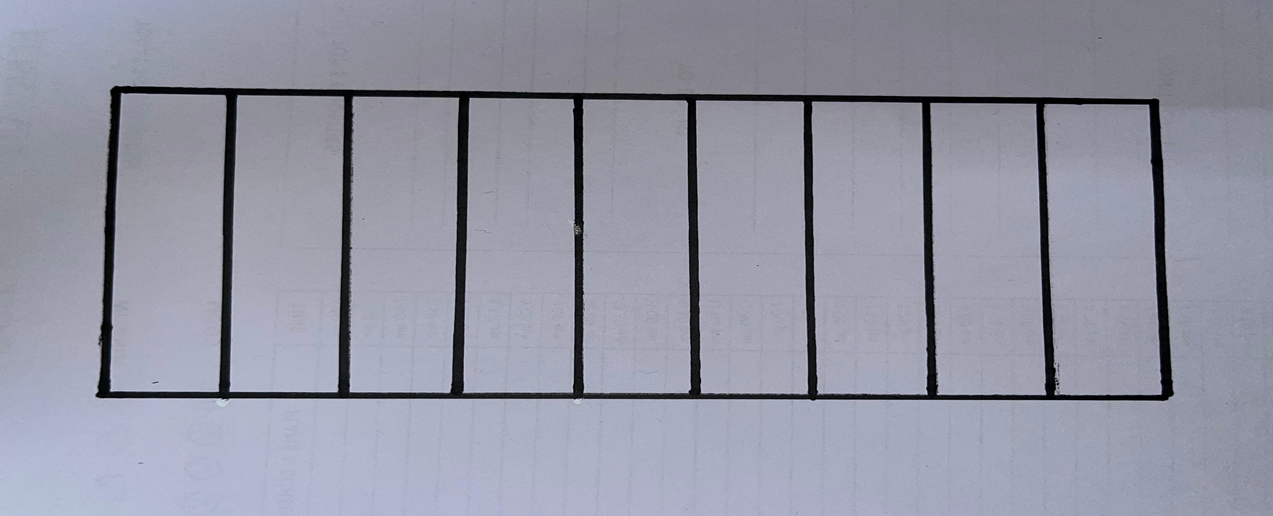
#> input picture TestImg.png, 1273 x 516 px
$ python CornerFinder.py
#> lines starting #> are read from the running program, lines starting #| are printed output that depends on the picture; after the words box and inside, x2 and y2 are one past the last pixel; in counts of white or black regions, pixels touching at a corner belong together
#> in main, image is the input picture: shape (516, 1273, 3); mean B, G, R 163.2, 148.7, 146.6
# [47 lines of commented-out code are left out]

import cv2
import numpy as np

# Global variable to store corner positions
fixed_corners = []
tiles = {}

def detect_and_label_corners(image):
    global fixed_corners

    # Convert the image to grayscale
    gray = cv2.cvtColor(image, cv2.COLOR_BGR2GRAY)
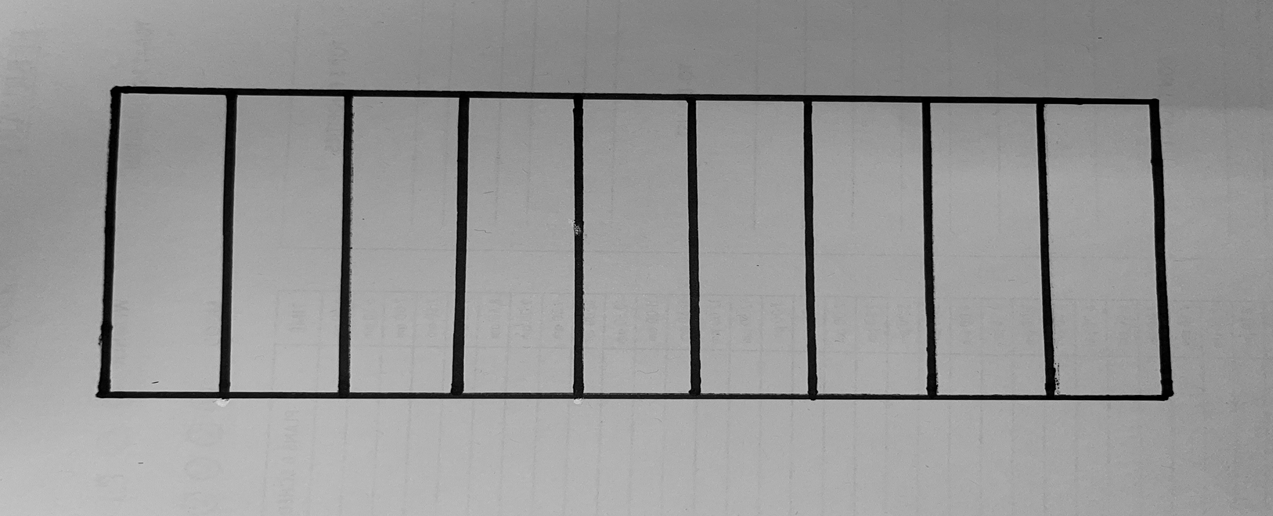
#> gray: shape (516, 1273); min 0, max 223, mean 149.7

    # Detect corners using Shi-Tomasi corner detection
    corners = cv2.goodFeaturesToTrack(gray, maxCorners=20, qualityLevel=0.01, minDistance=15)
#> corners = 20 rows, first 8: [463, 392], [926, 393], [350, 391], [584, 392], [230, 390], [122, 94], [458, 98], [1055, 394]

    # If no corners are found, return the original image
    if corners is None:
        return image

    # Convert corners to integers
    corners = np.int0(corners)

    # Sort corners by x-coordinate
    corners = sorted(corners, key=lambda x: x[0][0])
#> corners = [[[110, 390]], [[122, 94]], [[230, 390]], [[238, 95]], [[343, 97]], [[350, 391]], [[458, 98]], [[463, 392]], [[572, 100]], [[584, 392]], [[687, 392]], [[696, 101]], [[812, 102]], [[818, 393]], [[921, 103]], [[926, 393]], [[1035, 104]], [[1055, 394]], [[1148, 105]], [[1160, 393]]]

    # Store fixed corner positions
    fixed_corners = [corner.ravel() for corner in corners]
#> fixed_corners = [[110, 390], [122, 94], [230, 390], [238, 95], [343, 97], [350, 391], [458, 98], [463, 392], [572, 100], [584, 392], [687, 392], [696, 101], [812, 102], [818, 393], [921, 103], [926, 393], [1035, 104], [1055, 394], [1148, 105], [1160, 393]]

    # Draw circles at the corner positions and label them sequentially
    labeled_image = image.copy()
    for i, corner in enumerate(fixed_corners):
        x, y = corner
        cv2.circle(labeled_image, (x, y), 5, (0, 255, 0), -1)
        cv2.putText(labeled_image, f"Corner {i+1}", (x+10, y), cv2.FONT_HERSHEY_SIMPLEX, 0.5, (0, 0, 255), 2)
#> this loop made 20 passes
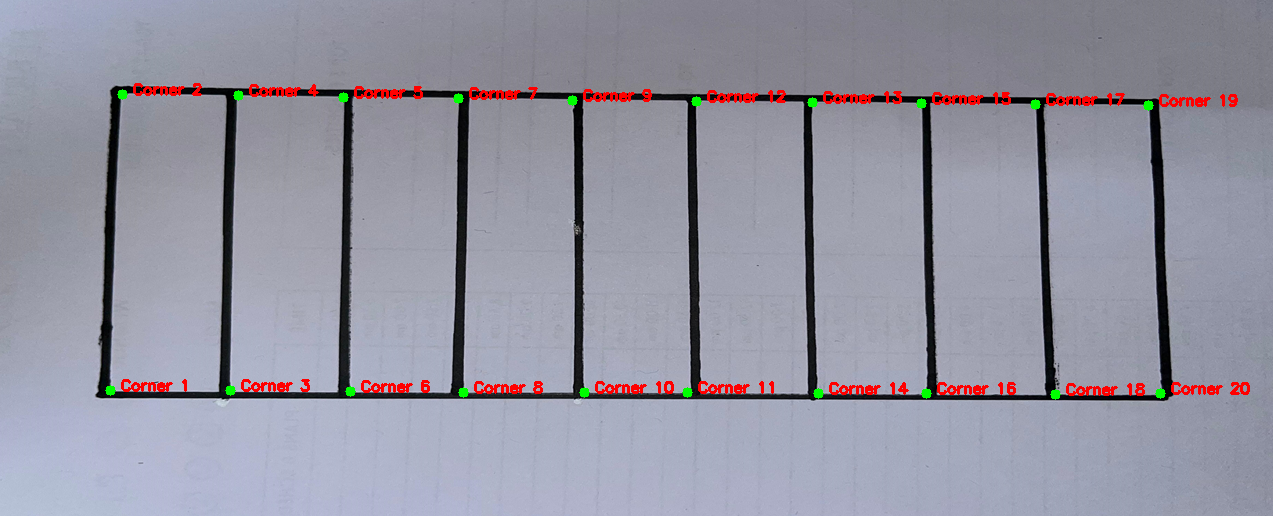
#> labeled_image: shape (516, 1273, 3); 1.58% of pixels changed, all inside (x1, y1, x2, y2) = (105, 83, 1250, 400)

    return labeled_image, fixed_corners

def assign_tiles_to_corners():
    global fixed_corners
    global tiles

    num_corners = len(fixed_corners)
#> num_corners = 20
    num_tiles = int(num_corners / 2) - 1
#> num_tiles = 9

    # Initialize the tiles dictionary
    tiles = {}

    # Iterate over the fixed corners to create tiles
    for i in range(num_tiles):
        # Calculate the indices for the corners of the tile
        start_index = i * 2
        end_index = start_index + 4

        # Extract the corners for the current tile
        tile_corners = [fixed_corners[start_index], fixed_corners[start_index + 1],
                        fixed_corners[start_index + 3], fixed_corners[start_index + 2]]

        # Assign the corners to the tile in the desired order
        tiles[f"Tile {i + 1}"] = tile_corners
#> this loop made 9 passes
#> tile_corners on passes 1 to 9: [[110, 390], [122, 94], [238, 95], [230, 390]], [[230, 390], [238, 95], [350, 391], [343, 97]], [[343, 97], [350, 391], [463, 392], [458, 98]], [[458, 98], [463, 392], [584, 392], [572, 100]], [[572, 100], [584, 392], [696, 101], [687, 392]], [[687, 392], [696, 101], [818, 393], [812, 102]], [[812, 102], [818, 393], [926, 393], [921, 103]], [[921, 103], [926, 393], [1055, 394], [1035, 104]], [[1035, 104], [1055, 394], [1160, 393], [1148, 105]]
#> after the loop, tiles = 9 items

    return tiles


def main():
    global fixed_corners

    # Read the input image
    image = cv2.imread("TestImg.png")

    # Detect and label corners
    labeled_image, _ = detect_and_label_corners(image.copy())  # Ensure we're working with a copy of the image

    # Assign tiles to corner areas
    tiles = assign_tiles_to_corners()
#> tiles = 9 items
    print("Tiles and their corners:")
    for tile, corners in tiles.items():
        print(f"{tile}: {corners}")
#> this loop made 9 passes
#> (tile, corners) on passes 1 to 9: ('Tile 1', [[110, 390], [122, 94], [238, 95], [230, 390]]), ('Tile 2', [[230, 390], [238, 95], [350, 391], [343, 97]]), ('Tile 3', [[343, 97], [350, 391], [463, 392], [458, 98]]), ('Tile 4', [[458, 98], [463, 392], [584, 392], [572, 100]]), ('Tile 5', [[572, 100], [584, 392], [696, 101], [687, 392]]), ('Tile 6', [[687, 392], [696, 101], [818, 393], [812, 102]]), ('Tile 7', [[812, 102], [818, 393], [926, 393], [921, 103]]), ('Tile 8', [[921, 103], [926, 393], [1055, 394], [1035, 104]]), ('Tile 9', [[1035, 104], [1055, 394], [1160, 393], [1148, 105]])
#| Tile 1: [array([110, 390]), array([122,  94]), array([238,  95]), array([230, 390])]
#| Tile 2: [array([230, 390]), array([238,  95]), array([350, 391]), array([343,  97])]
#| Tile 3: [array([343,  97]), array([350, 391]), array([463, 392]), array([458,  98])]
#| Tile 4: [array([458,  98]), array([463, 392]), array([584, 392]), array([572, 100])]
#| Tile 5: [array([572, 100]), array([584, 392]), array([696, 101]), array([687, 392])]
#| Tile 6: [array([687, 392]), array([696, 101]), array([818, 393]), array([812, 102])]
#| Tile 7: [array([812, 102]), array([818, 393]), array([926, 393]), array([921, 103])]
#| Tile 8: [array([921, 103]), array([926, 393]), array([1055,  394]), array([1035,  104])]
#> (further printed lines are left out)


    # Draw tiles on the image
    for tile, corners in tiles.items():
        # Convert corners to a numpy array
        corners = np.array(corners).reshape((-1, 1, 2))
        # Draw the polygon representing the tile
        cv2.polylines(labeled_image, [corners], isClosed=True, color=(0, 0, 255), thickness=2)
        # Display the name of the tile
        text_position = (int(np.mean(corners[:, :, 0])), int(np.mean(corners[:, :, 1])))
        cv2.putText(labeled_image, tile, text_position, cv2.FONT_HERSHEY_SIMPLEX, 0.5, (0, 0, 255), 2)
#> this loop made 9 passes
#> (tile, corners, text_position) on passes 1 to 9: ('Tile 1', [[110, 390], [122, 94], [238, 95], [230, 390]], (175, 242)), ('Tile 2', [[230, 390], [238, 95], [350, 391], [343, 97]], (290, 243)), ('Tile 3', [[343, 97], [350, 391], [463, 392], [458, 98]], (403, 244)), ('Tile 4', [[458, 98], [463, 392], [584, 392], [572, 100]], (519, 245)), ('Tile 5', [[572, 100], [584, 392], [696, 101], [687, 392]], (634, 246)), ('Tile 6', [[687, 392], [696, 101], [818, 393], [812, 102]], (753, 247)), ('Tile 7', [[812, 102], [818, 393], [926, 393], [921, 103]], (869, 247)), ('Tile 8', [[921, 103], [926, 393], [1055, 394], [1035, 104]], (984, 248)), ('Tile 9', [[1035, 104], [1055, 394], [1160, 393], [1148, 105]], (1099, 249))
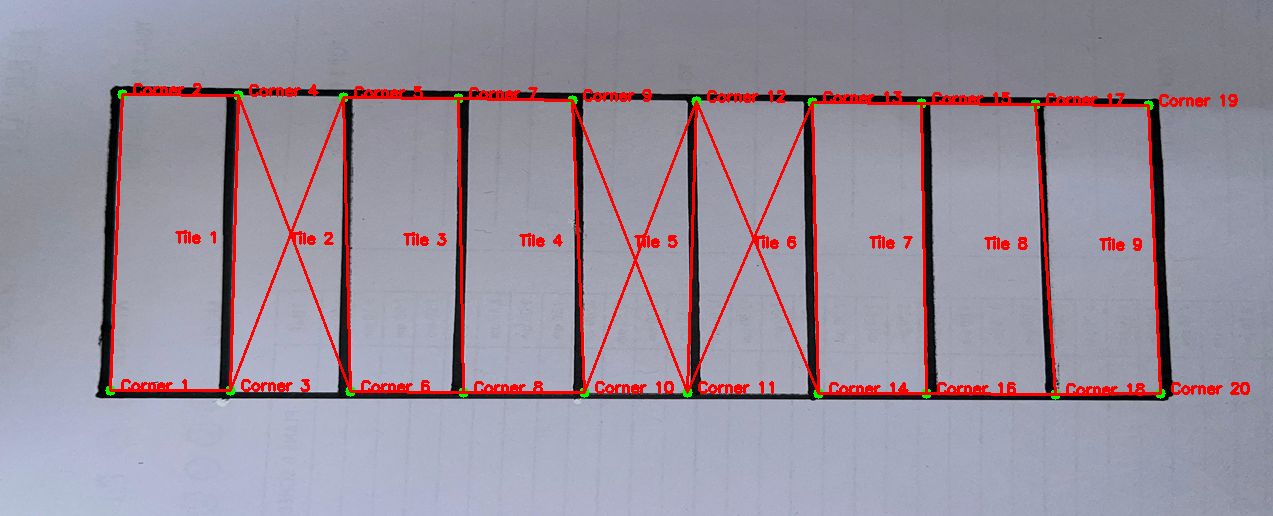
#> labeled_image: shape (516, 1273, 3); 2.88% of pixels changed, all inside (x1, y1, x2, y2) = (109, 93, 1162, 396)

    # Display the image with detected and labeled corners and tiles
    cv2.imshow('Image with Labeled Corners and Tiles', labeled_image)

    # Keep the window open until a key is pressed
    cv2.waitKey(0)
    cv2.destroyAllWindows()


def get_fixed_corners():

    global fixed_corners
    return fixed_corners

def get_tiles():
    global tiles
    assign_tiles_to_corners()
    return tiles


if __name__ == "__main__":
    main()
